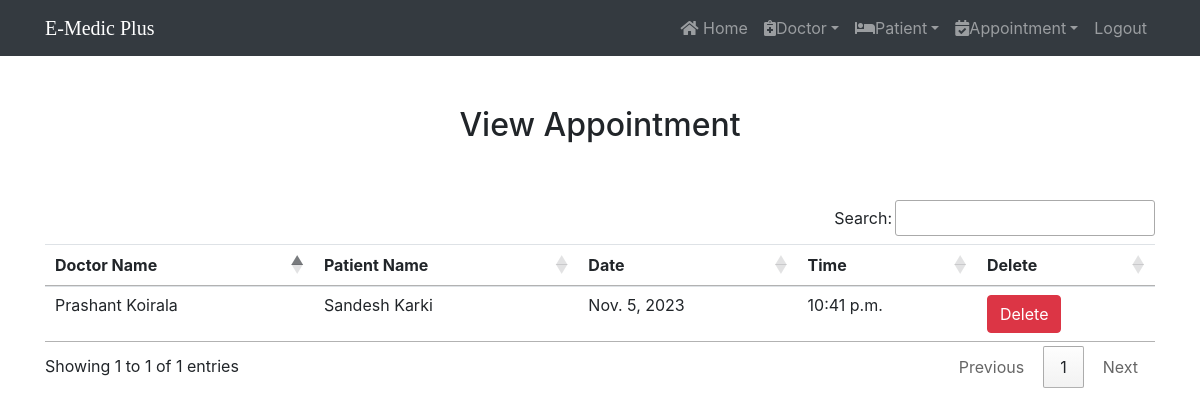
The page /view_appointment/ (signed in) on the database its author committed.
### e_medic_plus/models.py (models this page shows, shortened)
class Appointment(models.Model):
    doctor = models.ForeignKey(Doctor, on_delete=models.CASCADE)
    patient = models.ForeignKey(Patient, on_delete=models.CASCADE)
    date1 = models.DateField()
    time1 = models.TimeField()

class Doctor(models.Model):
    name = models.CharField(max_length=50)
    mobile = models.IntegerField()
    special = models.CharField(max_length=50)
    def __str__(self):
        return self.name

class Patient(models.Model):
    name = models.CharField(max_length=50)
    gender = models.CharField(max_length=10)
    mobile = models.IntegerField(null=True)
    address = models.CharField(max_length=150)
    def __str__(self):
        return self.name

### e_medic_plus/views.py (the view)
# urls.py: path('view_appointment/', View_Appointment,name='view_appointment'),
def View_Appointment(request):
    if not request.user.is_staff:
        return redirect('login')
    appoint = Appointment.objects.all()
    d = {'appoint':appoint}
    return render(request,'view_appointment.html',d)

### e_medic_plus/templates/view_appointment.html
{% extends 'navigationbar.html' %}
{% load static %}
{% block body %}
<div class="container" style="margin-top: 50px;">
<h2 class="text-center">View Appointment </h2>
<br><br>
<table class="table table-hover" id="example">
    <thead>
        <tr>
            <th>Doctor Name</th>
            <th>Patient Name</th>
            <th>Date</th>
            <th>Time</th>
            <th>Delete</th>
        </tr>
    </thead>
    <tbody>
        {% for i in appoint %}
        <tr>
            <td>{{i.doctor}}</td>
            <td>{{i.patient}}</td>
            <td>{{i.date1}}</td>
            <td>{{i.time1}}</td>
            <td><a href="{%url 'delete_appointment' i.id%}" onclick="return confirm('Are you sure, you really want to delete this?')" class="btn btn-danger">Delete</a></td>
        </tr>
        {% endfor %}
    </tbody>
</table>
{% endblock %}

### rows shown on the page
Appointment: doctor "Prashant Koirala", patient "Sandesh Karki", date1 "Nov. 5, 2023", time1 "10:41 p.m."
